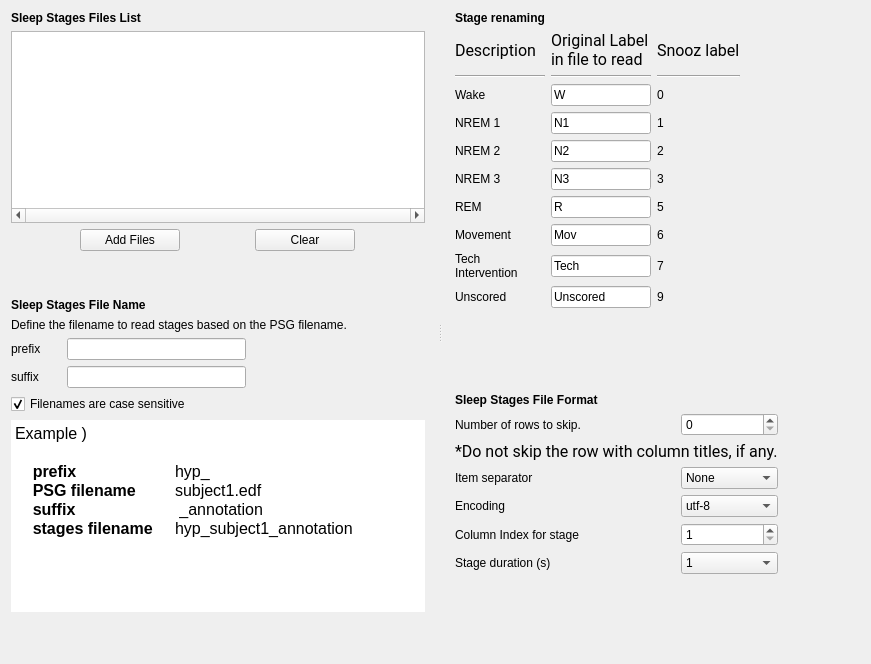
<?xml version="1.0" encoding="UTF-8"?>
<ui version="4.0">
 <class>SleepStagesImporterSettingsView</class>
 <widget class="QWidget" name="SleepStagesImporterSettingsView">
  <property name="geometry">
   <rect>
    <x>0</x>
    <y>0</y>
    <width>871</width>
    <height>664</height>
   </rect>
  </property>
  <property name="windowTitle">
   <string>Form</string>
  </property>
  <property name="styleSheet">
   <string notr="true">font: 12pt &quot;Roboto&quot;;</string>
  </property>
  <layout class="QHBoxLayout" name="horizontalLayout_2">
   <item>
    <widget class="QSplitter" name="splitter">
     <property name="orientation">
      <enum>Qt::Orientation::Horizontal</enum>
     </property>
     <property name="handleWidth">
      <number>30</number>
     </property>
     <widget class="QWidget" name="layoutWidget">
      <layout class="QVBoxLayout" name="verticalLayout_5">
       <item>
        <layout class="QVBoxLayout" name="verticalLayout_3">
         <item>
          <widget class="QLabel" name="label_5">
           <property name="text">
            <string>&lt;html&gt;&lt;head/&gt;&lt;body&gt;&lt;p&gt;&lt;span style=&quot; font-weight:600;&quot;&gt;Sleep Stages Files List&lt;/span&gt;&lt;/p&gt;&lt;/body&gt;&lt;/html&gt;</string>
           </property>
          </widget>
         </item>
         <item>
          <widget class="QTableWidget" name="tableWidget_files">
           <property name="horizontalScrollBarPolicy">
            <enum>Qt::ScrollBarPolicy::ScrollBarAlwaysOn</enum>
           </property>
           <property name="editTriggers">
            <set>QAbstractItemView::EditTrigger::NoEditTriggers</set>
           </property>
          </widget>
         </item>
         <item>
          <layout class="QHBoxLayout" name="horizontalLayout">
           <item>
            <widget class="QPushButton" name="pushButton_choose">
             <property name="maximumSize">
              <size>
               <width>100</width>
               <height>16777215</height>
              </size>
             </property>
             <property name="text">
              <string>Add Files</string>
             </property>
            </widget>
           </item>
           <item>
            <widget class="QPushButton" name="pushButton_clear">
             <property name="maximumSize">
              <size>
               <width>100</width>
               <height>16777215</height>
              </size>
             </property>
             <property name="text">
              <string>Clear</string>
             </property>
            </widget>
           </item>
          </layout>
         </item>
        </layout>
       </item>
       <item>
        <spacer name="verticalSpacer_5">
         <property name="orientation">
          <enum>Qt::Orientation::Vertical</enum>
         </property>
         <property name="sizeType">
          <enum>QSizePolicy::Policy::MinimumExpanding</enum>
         </property>
         <property name="sizeHint" stdset="0">
          <size>
           <width>250</width>
           <height>13</height>
          </size>
         </property>
        </spacer>
       </item>
       <item>
        <layout class="QVBoxLayout" name="verticalLayout">
         <item>
          <widget class="QLabel" name="label_16">
           <property name="text">
            <string>&lt;html&gt;&lt;head/&gt;&lt;body&gt;&lt;p&gt;&lt;span style=&quot; font-weight:600;&quot;&gt;Sleep Stages File Name&lt;/span&gt;&lt;/p&gt;&lt;/body&gt;&lt;/html&gt;</string>
           </property>
          </widget>
         </item>
         <item>
          <widget class="QLabel" name="label_17">
           <property name="text">
            <string>Define the filename to read stages based on the PSG filename.</string>
           </property>
          </widget>
         </item>
         <item>
          <layout class="QGridLayout" name="gridLayout_3">
           <item row="0" column="1">
            <widget class="QLineEdit" name="lineEdit_prefix">
             <property name="toolTip">
              <string>Optionally, define the prefix to insert before the PSG filename to identify the stages filename.</string>
             </property>
            </widget>
           </item>
           <item row="0" column="2">
            <spacer name="horizontalSpacer_3">
             <property name="orientation">
              <enum>Qt::Orientation::Horizontal</enum>
             </property>
             <property name="sizeHint" stdset="0">
              <size>
               <width>40</width>
               <height>20</height>
              </size>
             </property>
            </spacer>
           </item>
           <item row="0" column="0">
            <widget class="QLabel" name="label_18">
             <property name="minimumSize">
              <size>
               <width>50</width>
               <height>0</height>
              </size>
             </property>
             <property name="text">
              <string>prefix</string>
             </property>
            </widget>
           </item>
           <item row="1" column="0">
            <widget class="QLabel" name="label_19">
             <property name="text">
              <string>suffix</string>
             </property>
            </widget>
           </item>
           <item row="1" column="1">
            <widget class="QLineEdit" name="lineEdit_suffix">
             <property name="toolTip">
              <string>Optionally, define the suffix to append to the PSG filename to identify the stages filename.</string>
             </property>
            </widget>
           </item>
          </layout>
         </item>
         <item>
          <widget class="QCheckBox" name="checkBox_case_sensitive">
           <property name="toolTip">
            <string>Uncheck if the sleep stage filename has a different case than the EDF filename.</string>
           </property>
           <property name="text">
            <string>Filenames are case sensitive</string>
           </property>
           <property name="checked">
            <bool>true</bool>
           </property>
          </widget>
         </item>
         <item>
          <widget class="QTextEdit" name="textEdit">
           <property name="frameShape">
            <enum>QFrame::Shape::NoFrame</enum>
           </property>
           <property name="readOnly">
            <bool>true</bool>
           </property>
           <property name="html">
            <string>&lt;!DOCTYPE HTML PUBLIC &quot;-//W3C//DTD HTML 4.0//EN&quot; &quot;http://www.w3.org/TR/REC-html40/strict.dtd&quot;&gt;
&lt;html&gt;&lt;head&gt;&lt;meta name=&quot;qrichtext&quot; content=&quot;1&quot; /&gt;&lt;meta charset=&quot;utf-8&quot; /&gt;&lt;style type=&quot;text/css&quot;&gt;
p, li { white-space: pre-wrap; }
hr { height: 1px; border-width: 0; }
li.unchecked::marker { content: &quot;\2610&quot;; }
li.checked::marker { content: &quot;\2612&quot;; }
&lt;/style&gt;&lt;/head&gt;&lt;body style=&quot; font-family:'Roboto'; font-size:12pt; font-weight:400; font-style:normal;&quot;&gt;
&lt;p style=&quot; margin-top:0px; margin-bottom:0px; margin-left:0px; margin-right:0px; -qt-block-indent:0; text-indent:0px;&quot;&gt;Example )&lt;/p&gt;
&lt;p style=&quot;-qt-paragraph-type:empty; margin-top:0px; margin-bottom:0px; margin-left:0px; margin-right:0px; -qt-block-indent:0; text-indent:0px;&quot;&gt;&lt;br /&gt;&lt;/p&gt;
&lt;p style=&quot; margin-top:0px; margin-bottom:0px; margin-left:0px; margin-right:0px; -qt-block-indent:0; text-indent:0px;&quot;&gt;    &lt;span style=&quot; font-weight:600;&quot;&gt;prefix		&lt;/span&gt;hyp_&lt;/p&gt;
&lt;p style=&quot; margin-top:0px; margin-bottom:0px; margin-left:0px; margin-right:0px; -qt-block-indent:0; text-indent:0px;&quot;&gt;    &lt;span style=&quot; font-weight:600;&quot;&gt;PSG filename	&lt;/span&gt;subject1.edf&lt;/p&gt;
&lt;p style=&quot; margin-top:0px; margin-bottom:0px; margin-left:0px; margin-right:0px; -qt-block-indent:0; text-indent:0px;&quot;&gt;    &lt;span style=&quot; font-weight:600;&quot;&gt;suffix		&lt;/span&gt; _annotation&lt;/p&gt;
&lt;p style=&quot; margin-top:0px; margin-bottom:0px; margin-left:0px; margin-right:0px; -qt-block-indent:0; text-indent:0px;&quot;&gt;    &lt;span style=&quot; font-weight:600;&quot;&gt;stages filename	&lt;/span&gt;hyp_subject1_annotation&lt;/p&gt;
&lt;p style=&quot;-qt-paragraph-type:empty; margin-top:0px; margin-bottom:0px; margin-left:0px; margin-right:0px; -qt-block-indent:0; text-indent:0px;&quot;&gt;&lt;br /&gt;&lt;/p&gt;&lt;/body&gt;&lt;/html&gt;</string>
           </property>
          </widget>
         </item>
        </layout>
       </item>
       <item>
        <spacer name="verticalSpacer">
         <property name="orientation">
          <enum>Qt::Orientation::Vertical</enum>
         </property>
         <property name="sizeType">
          <enum>QSizePolicy::Policy::MinimumExpanding</enum>
         </property>
         <property name="sizeHint" stdset="0">
          <size>
           <width>20</width>
           <height>40</height>
          </size>
         </property>
        </spacer>
       </item>
      </layout>
     </widget>
     <widget class="QWidget" name="layoutWidget">
      <layout class="QVBoxLayout" name="verticalLayout_6">
       <item>
        <layout class="QVBoxLayout" name="verticalLayout_4">
         <item>
          <layout class="QVBoxLayout" name="verticalLayout_2">
           <item>
            <widget class="QLabel" name="label_4">
             <property name="text">
              <string>&lt;html&gt;&lt;head/&gt;&lt;body&gt;&lt;p&gt;&lt;span style=&quot; font-weight:600;&quot;&gt;Stage renaming&lt;/span&gt;&lt;/p&gt;&lt;/body&gt;&lt;/html&gt;</string>
             </property>
            </widget>
           </item>
           <item>
            <layout class="QGridLayout" name="gridLayout_2">
             <item row="5" column="1">
              <widget class="QLineEdit" name="lineEdit_ori_3">
               <property name="maximumSize">
                <size>
                 <width>100</width>
                 <height>16777215</height>
                </size>
               </property>
               <property name="text">
                <string>N3</string>
               </property>
              </widget>
             </item>
             <item row="7" column="3">
              <widget class="QLabel" name="label_10">
               <property name="text">
                <string>6</string>
               </property>
              </widget>
             </item>
             <item row="5" column="0">
              <widget class="QLabel" name="label_37">
               <property name="text">
                <string>NREM 3</string>
               </property>
              </widget>
             </item>
             <item row="6" column="1">
              <widget class="QLineEdit" name="lineEdit_ori_5">
               <property name="maximumSize">
                <size>
                 <width>100</width>
                 <height>16777215</height>
                </size>
               </property>
               <property name="text">
                <string>R</string>
               </property>
              </widget>
             </item>
             <item row="2" column="3">
              <widget class="QLabel" name="label_0">
               <property name="maximumSize">
                <size>
                 <width>80</width>
                 <height>16777215</height>
                </size>
               </property>
               <property name="text">
                <string>0</string>
               </property>
              </widget>
             </item>
             <item row="3" column="4">
              <spacer name="horizontalSpacer">
               <property name="orientation">
                <enum>Qt::Orientation::Horizontal</enum>
               </property>
               <property name="sizeHint" stdset="0">
                <size>
                 <width>5</width>
                 <height>20</height>
                </size>
               </property>
              </spacer>
             </item>
             <item row="9" column="0">
              <widget class="QLabel" name="label_42">
               <property name="text">
                <string>Unscored</string>
               </property>
              </widget>
             </item>
             <item row="8" column="3">
              <widget class="QLabel" name="label_11">
               <property name="text">
                <string>7</string>
               </property>
              </widget>
             </item>
             <item row="4" column="3">
              <widget class="QLabel" name="label_6">
               <property name="text">
                <string>2</string>
               </property>
              </widget>
             </item>
             <item row="2" column="0">
              <widget class="QLabel" name="label_34">
               <property name="text">
                <string>Wake</string>
               </property>
              </widget>
             </item>
             <item row="9" column="1">
              <widget class="QLineEdit" name="lineEdit_ori_9">
               <property name="maximumSize">
                <size>
                 <width>100</width>
                 <height>16777215</height>
                </size>
               </property>
               <property name="text">
                <string>Unscored</string>
               </property>
              </widget>
             </item>
             <item row="1" column="0">
              <widget class="Line" name="line_2">
               <property name="orientation">
                <enum>Qt::Orientation::Horizontal</enum>
               </property>
              </widget>
             </item>
             <item row="3" column="0">
              <widget class="QLabel" name="label_35">
               <property name="text">
                <string>NREM 1</string>
               </property>
              </widget>
             </item>
             <item row="0" column="0">
              <widget class="QLabel" name="label_9">
               <property name="font">
                <font>
                 <family>Roboto</family>
                 <pointsize>12</pointsize>
                 <italic>false</italic>
                 <bold>false</bold>
                </font>
               </property>
               <property name="text">
                <string>Description</string>
               </property>
               <property name="alignment">
                <set>Qt::AlignmentFlag::AlignLeading|Qt::AlignmentFlag::AlignLeft|Qt::AlignmentFlag::AlignVCenter</set>
               </property>
              </widget>
             </item>
             <item row="0" column="1">
              <widget class="QLabel" name="label_43">
               <property name="maximumSize">
                <size>
                 <width>100</width>
                 <height>16777215</height>
                </size>
               </property>
               <property name="font">
                <font>
                 <family>Roboto</family>
                 <pointsize>12</pointsize>
                 <italic>false</italic>
                 <bold>false</bold>
                </font>
               </property>
               <property name="text">
                <string>Original Label
in file to read</string>
               </property>
              </widget>
             </item>
             <item row="8" column="1">
              <widget class="QLineEdit" name="lineEdit_ori_7">
               <property name="maximumSize">
                <size>
                 <width>100</width>
                 <height>16777215</height>
                </size>
               </property>
               <property name="toolTip">
                <string>Let the default label when not applicable.</string>
               </property>
               <property name="text">
                <string>Tech</string>
               </property>
              </widget>
             </item>
             <item row="7" column="1">
              <widget class="QLineEdit" name="lineEdit_ori_6">
               <property name="maximumSize">
                <size>
                 <width>100</width>
                 <height>16777215</height>
                </size>
               </property>
               <property name="toolTip">
                <string>Let the default label when not applicable.</string>
               </property>
               <property name="text">
                <string>Mov</string>
               </property>
              </widget>
             </item>
             <item row="7" column="0">
              <widget class="QLabel" name="label_40">
               <property name="text">
                <string>Movement</string>
               </property>
              </widget>
             </item>
             <item row="3" column="1">
              <widget class="QLineEdit" name="lineEdit_ori_1">
               <property name="maximumSize">
                <size>
                 <width>100</width>
                 <height>16777215</height>
                </size>
               </property>
               <property name="text">
                <string>N1</string>
               </property>
              </widget>
             </item>
             <item row="3" column="3">
              <widget class="QLabel" name="label_1">
               <property name="text">
                <string>1</string>
               </property>
              </widget>
             </item>
             <item row="5" column="3">
              <widget class="QLabel" name="label_7">
               <property name="text">
                <string>3</string>
               </property>
              </widget>
             </item>
             <item row="2" column="1">
              <widget class="QLineEdit" name="lineEdit_ori_0">
               <property name="maximumSize">
                <size>
                 <width>100</width>
                 <height>16777215</height>
                </size>
               </property>
               <property name="text">
                <string>W</string>
               </property>
              </widget>
             </item>
             <item row="4" column="1">
              <widget class="QLineEdit" name="lineEdit_ori_2">
               <property name="maximumSize">
                <size>
                 <width>100</width>
                 <height>16777215</height>
                </size>
               </property>
               <property name="text">
                <string>N2</string>
               </property>
              </widget>
             </item>
             <item row="0" column="3">
              <widget class="QLabel" name="label_46">
               <property name="font">
                <font>
                 <family>Roboto</family>
                 <pointsize>12</pointsize>
                 <italic>false</italic>
                 <bold>false</bold>
                </font>
               </property>
               <property name="text">
                <string>Snooz label</string>
               </property>
              </widget>
             </item>
             <item row="1" column="3">
              <widget class="Line" name="line_3">
               <property name="orientation">
                <enum>Qt::Orientation::Horizontal</enum>
               </property>
              </widget>
             </item>
             <item row="9" column="3">
              <widget class="QLabel" name="label_12">
               <property name="text">
                <string>9</string>
               </property>
              </widget>
             </item>
             <item row="4" column="0">
              <widget class="QLabel" name="label_36">
               <property name="text">
                <string>NREM 2</string>
               </property>
              </widget>
             </item>
             <item row="8" column="0">
              <widget class="QLabel" name="label_41">
               <property name="minimumSize">
                <size>
                 <width>90</width>
                 <height>0</height>
                </size>
               </property>
               <property name="text">
                <string>Tech
Intervention</string>
               </property>
              </widget>
             </item>
             <item row="1" column="1">
              <widget class="Line" name="line">
               <property name="orientation">
                <enum>Qt::Orientation::Horizontal</enum>
               </property>
              </widget>
             </item>
             <item row="6" column="3">
              <widget class="QLabel" name="label_8">
               <property name="text">
                <string>5</string>
               </property>
              </widget>
             </item>
             <item row="6" column="0">
              <widget class="QLabel" name="label_39">
               <property name="text">
                <string>REM</string>
               </property>
              </widget>
             </item>
            </layout>
           </item>
          </layout>
         </item>
        </layout>
       </item>
       <item>
        <spacer name="verticalSpacer_6">
         <property name="orientation">
          <enum>Qt::Orientation::Vertical</enum>
         </property>
         <property name="sizeType">
          <enum>QSizePolicy::Policy::MinimumExpanding</enum>
         </property>
         <property name="sizeHint" stdset="0">
          <size>
           <width>250</width>
           <height>13</height>
          </size>
         </property>
        </spacer>
       </item>
       <item>
        <widget class="QLabel" name="label">
         <property name="text">
          <string>&lt;html&gt;&lt;head/&gt;&lt;body&gt;&lt;p&gt;&lt;span style=&quot; font-weight:600;&quot;&gt;Sleep Stages File Format&lt;/span&gt;&lt;/p&gt;&lt;/body&gt;&lt;/html&gt;</string>
         </property>
        </widget>
       </item>
       <item>
        <layout class="QGridLayout" name="gridLayout">
         <item row="3" column="2">
          <spacer name="horizontalSpacer_2">
           <property name="orientation">
            <enum>Qt::Orientation::Horizontal</enum>
           </property>
           <property name="sizeHint" stdset="0">
            <size>
             <width>5</width>
             <height>20</height>
            </size>
           </property>
          </spacer>
         </item>
         <item row="4" column="1">
          <widget class="QSpinBox" name="spinBox_colstage">
           <property name="toolTip">
            <string>Define the column index to extract the stage labels. 1 means the first column.</string>
           </property>
           <property name="minimum">
            <number>1</number>
           </property>
          </widget>
         </item>
         <item row="0" column="0">
          <widget class="QLabel" name="label_3">
           <property name="minimumSize">
            <size>
             <width>220</width>
             <height>0</height>
            </size>
           </property>
           <property name="text">
            <string>Number of rows to skip.</string>
           </property>
          </widget>
         </item>
         <item row="2" column="1">
          <widget class="QComboBox" name="comboBox_sep">
           <property name="toolTip">
            <string>Delimiter character or pattern for the sleep stages file.
Set to None if unknown, and the engine will detect it.
Open the file in a text editor to see the separator.</string>
           </property>
           <item>
            <property name="text">
             <string>None</string>
            </property>
           </item>
           <item>
            <property name="text">
             <string>\t</string>
            </property>
           </item>
           <item>
            <property name="text">
             <string>;</string>
            </property>
           </item>
           <item>
            <property name="text">
             <string>,</string>
            </property>
           </item>
           <item>
            <property name="text">
             <string>\r</string>
            </property>
           </item>
          </widget>
         </item>
         <item row="4" column="0">
          <widget class="QLabel" name="label_14">
           <property name="text">
            <string>Column Index for stage</string>
           </property>
          </widget>
         </item>
         <item row="5" column="1">
          <widget class="QComboBox" name="comboBox_stage_s">
           <property name="toolTip">
            <string>Define the duration (s) of the stage corresponding to one row in the sleep stages text file.</string>
           </property>
           <property name="currentText">
            <string>1</string>
           </property>
           <item>
            <property name="text">
             <string>1</string>
            </property>
           </item>
           <item>
            <property name="text">
             <string>2</string>
            </property>
           </item>
           <item>
            <property name="text">
             <string>3</string>
            </property>
           </item>
           <item>
            <property name="text">
             <string>5</string>
            </property>
           </item>
           <item>
            <property name="text">
             <string>6</string>
            </property>
           </item>
           <item>
            <property name="text">
             <string>10</string>
            </property>
           </item>
           <item>
            <property name="text">
             <string>15</string>
            </property>
           </item>
           <item>
            <property name="text">
             <string>30</string>
            </property>
           </item>
          </widget>
         </item>
         <item row="0" column="1">
          <widget class="QSpinBox" name="spinBox_n_rows">
           <property name="toolTip">
            <string>Number of rows to skip before reading the sleep stages.</string>
           </property>
          </widget>
         </item>
         <item row="2" column="0">
          <widget class="QLabel" name="label_2">
           <property name="text">
            <string>Item separator</string>
           </property>
          </widget>
         </item>
         <item row="3" column="1">
          <widget class="QComboBox" name="comboBox_encoding">
           <property name="toolTip">
            <string>Define the sleep stage file encoding. You can open in Notepad++ to find out.</string>
           </property>
           <item>
            <property name="text">
             <string>utf-8</string>
            </property>
           </item>
           <item>
            <property name="text">
             <string>latin-1</string>
            </property>
           </item>
           <item>
            <property name="text">
             <string>utf-16</string>
            </property>
           </item>
           <item>
            <property name="text">
             <string>utf-32</string>
            </property>
           </item>
           <item>
            <property name="text">
             <string>iso-8859</string>
            </property>
           </item>
           <item>
            <property name="text">
             <string>ascii</string>
            </property>
           </item>
          </widget>
         </item>
         <item row="3" column="0">
          <widget class="QLabel" name="label_13">
           <property name="text">
            <string>Encoding</string>
           </property>
          </widget>
         </item>
         <item row="5" column="0">
          <widget class="QLabel" name="label_15">
           <property name="text">
            <string>Stage duration (s)</string>
           </property>
          </widget>
         </item>
         <item row="1" column="0" colspan="2">
          <widget class="QLabel" name="label_20">
           <property name="font">
            <font>
             <family>Roboto</family>
             <pointsize>12</pointsize>
             <italic>false</italic>
             <bold>false</bold>
            </font>
           </property>
           <property name="text">
            <string>&lt;html&gt;&lt;head/&gt;&lt;body&gt;&lt;p&gt;*Do not skip the row with column titles, if any.&lt;/p&gt;&lt;/body&gt;&lt;/html&gt;</string>
           </property>
          </widget>
         </item>
        </layout>
       </item>
       <item>
        <spacer name="verticalSpacer_2">
         <property name="orientation">
          <enum>Qt::Orientation::Vertical</enum>
         </property>
         <property name="sizeHint" stdset="0">
          <size>
           <width>20</width>
           <height>40</height>
          </size>
         </property>
        </spacer>
       </item>
      </layout>
     </widget>
    </widget>
   </item>
  </layout>
 </widget>
 <resources>
  <include location="../../../../snooz-toolbox/src/main/python/ui/themes/themes.qrc"/>
 </resources>
 <connections>
  <connection>
   <sender>pushButton_choose</sender>
   <signal>clicked()</signal>
   <receiver>SleepStagesImporterSettingsView</receiver>
   <slot>choose_slot()</slot>
   <hints>
    <hint type="sourcelabel">
     <x>76</x>
     <y>264</y>
    </hint>
    <hint type="destinationlabel">
     <x>172</x>
     <y>165</y>
    </hint>
   </hints>
  </connection>
  <connection>
   <sender>pushButton_clear</sender>
   <signal>clicked()</signal>
   <receiver>SleepStagesImporterSettingsView</receiver>
   <slot>clear_slot()</slot>
   <hints>
    <hint type="sourcelabel">
     <x>198</x>
     <y>264</y>
    </hint>
    <hint type="destinationlabel">
     <x>172</x>
     <y>165</y>
    </hint>
   </hints>
  </connection>
 </connections>
 <slots>
  <slot>clear_slot()</slot>
  <slot>choose_slot()</slot>
 </slots>
</ui>
